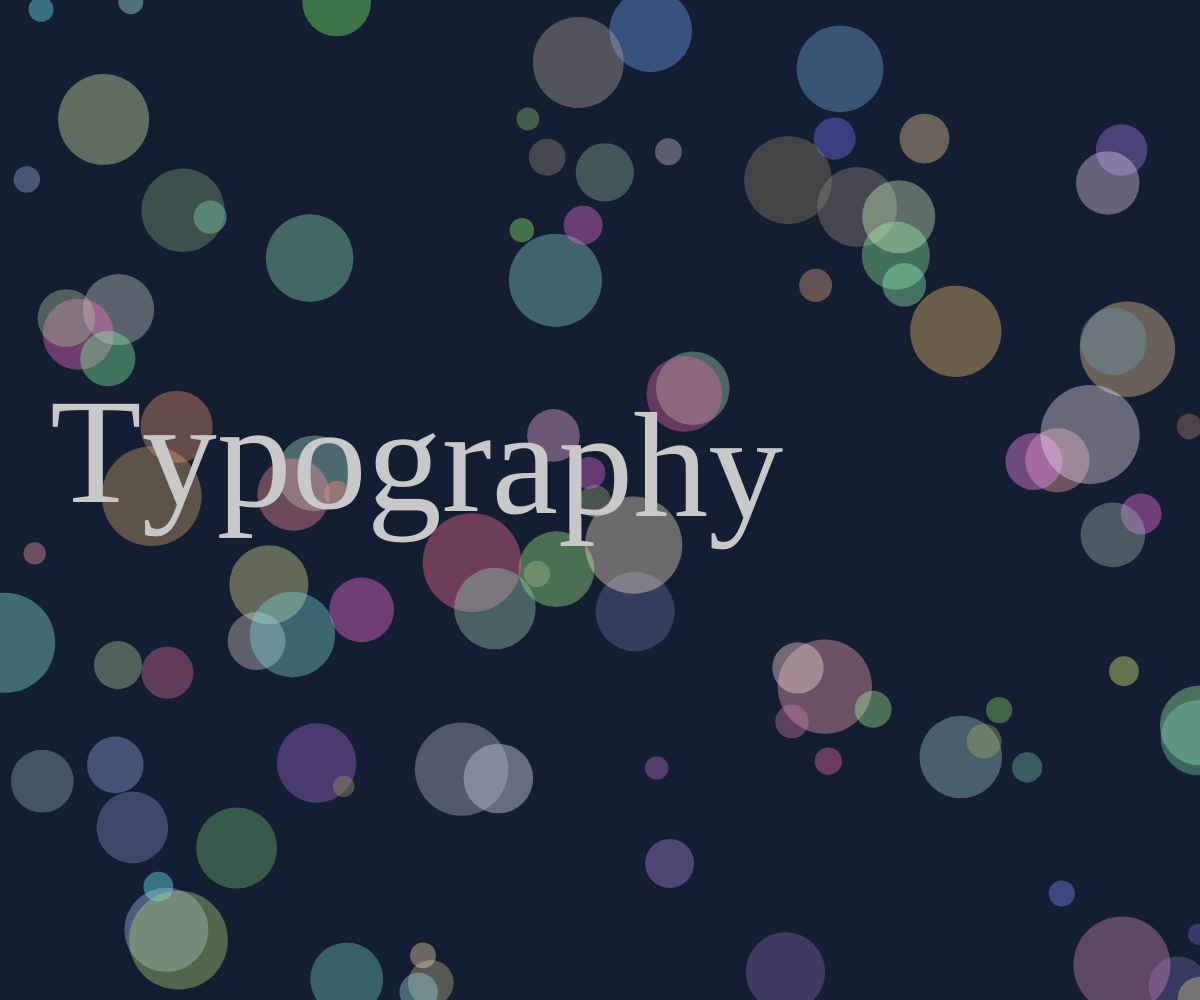
Frame 1 (no input)
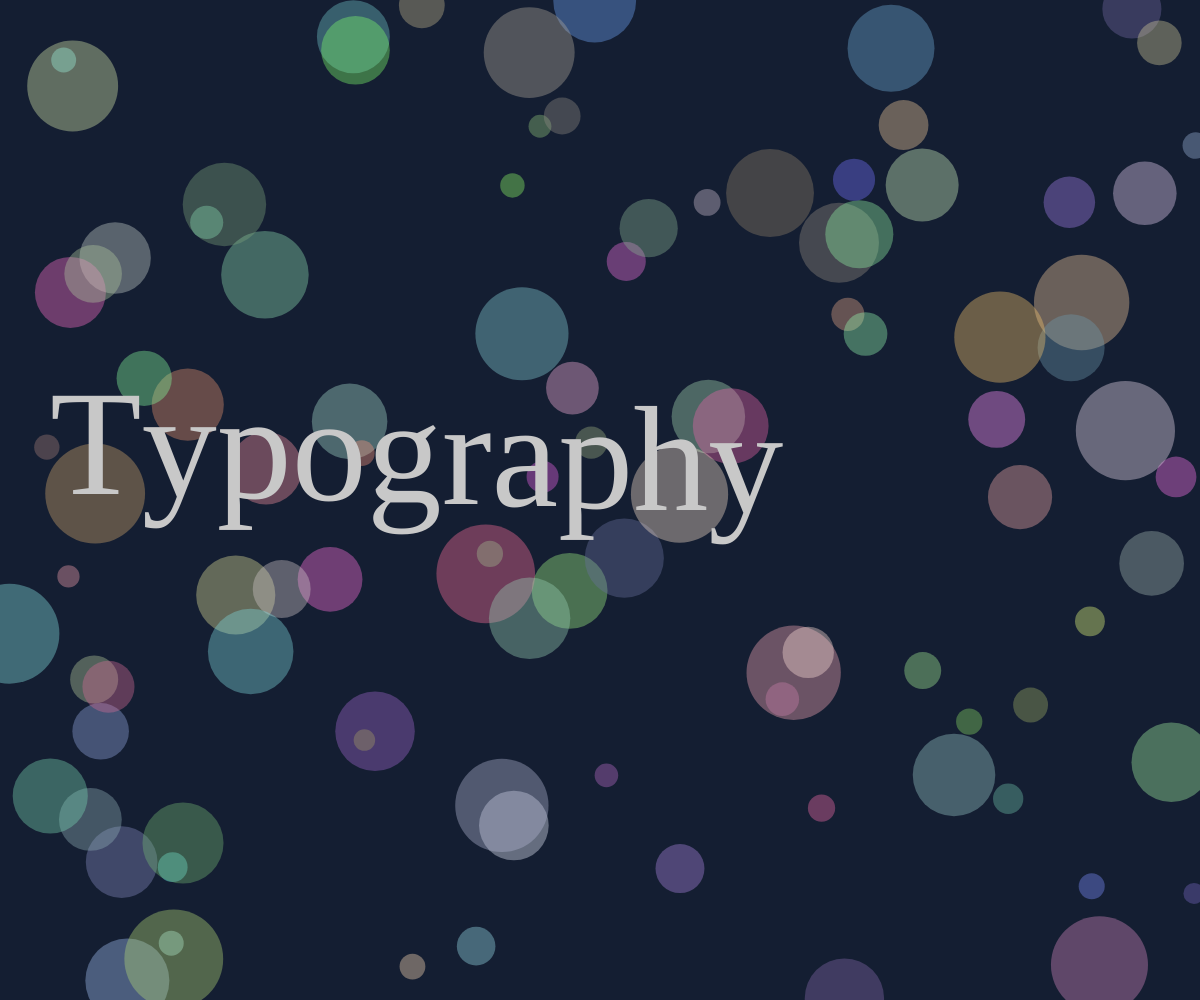
Frame 60 (no input)
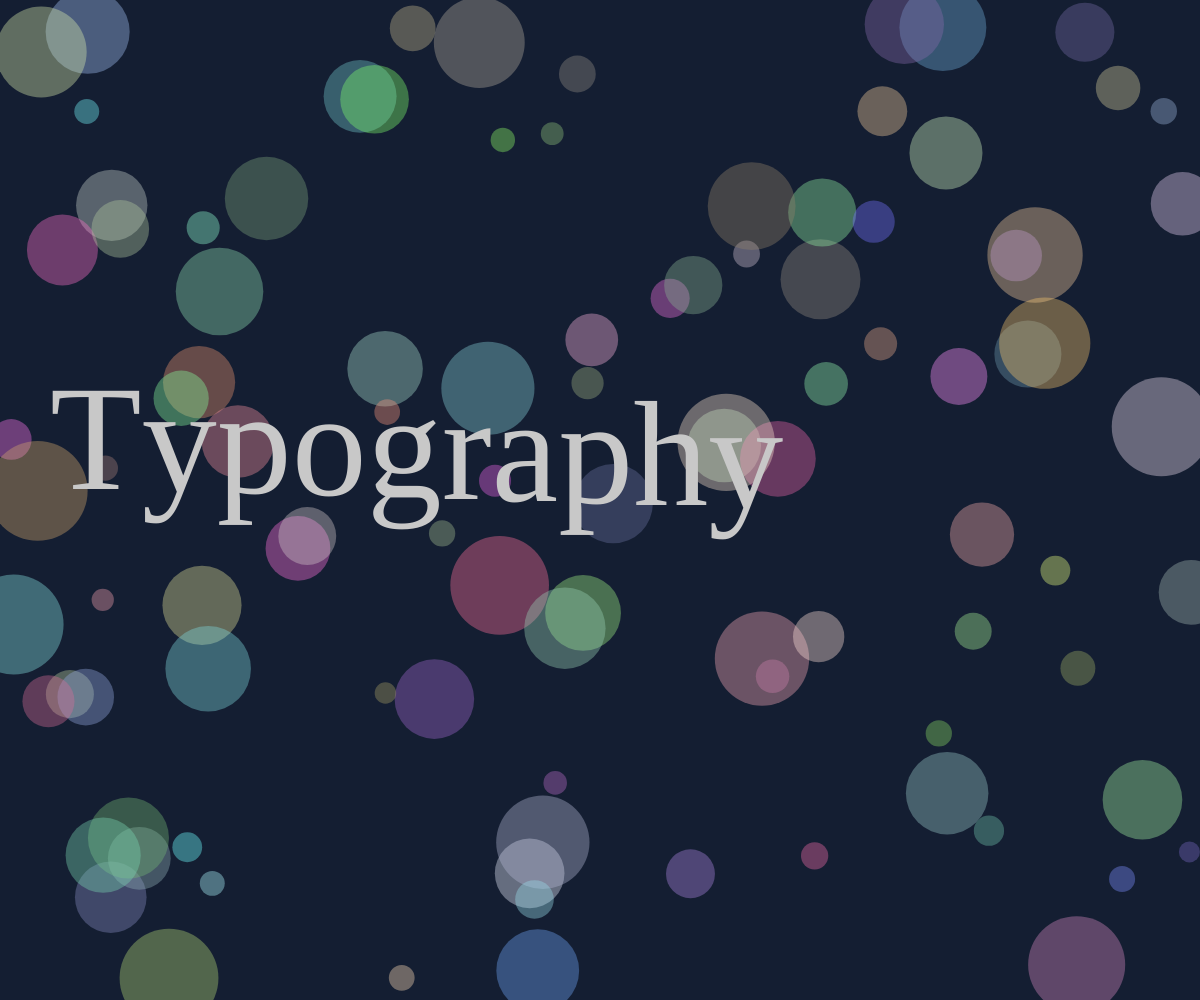
Frame 120 (the mouse pressed at the canvas centre since frame 60)

The p5.js sketch that drew these frames (run headless with seeded random() and noise() and a simulated clock; from frame 60 on, the mouse is pressed at the canvas centre):

// p5.js sketch
// ── sketch.js
let font;
let fontSize = 150;
let waveAmplitude = 20;
let waveFrequency = 0.1;
let shapes = [];

function preload() {
  font = 'Poppins'; // Use the Google Font "Poppins"
}

function setup() {
  createCanvas(windowWidth, windowHeight);
  textFont(font);
  textSize(fontSize);
  noStroke();
  
  // Initialize shapes
  for (let i = 0; i < 100; i++) {
    shapes.push({
      x: random(width),
      y: random(height),
      size: random(20, 100),
      xSpeed: random(-1, 1),
      ySpeed: random(-1, 1),
      color: [random(100, 255), random(100, 255), random(100, 255), 100]
    });
  }
}

function draw() {
  // Draw background
  background(20, 30, 50);
  
  // Draw and move shapes
  for (let shape of shapes) {
    fill(shape.color);
    ellipse(shape.x, shape.y, shape.size, shape.size);
    shape.x += shape.xSpeed;
    shape.y += shape.ySpeed;

    // Wrap shapes around edges
    if (shape.x > width) shape.x = 0;
    if (shape.x < 0) shape.x = width;
    if (shape.y > height) shape.y = 0;
    if (shape.y < 0) shape.y = height;
  }

  // Draw wavy typography
  fill(200);
  let txt = 'Typography';
  let x = 50;
  let y = height / 2;

  for (let i = 0; i < txt.length; i++) {
    let letter = txt.charAt(i);
    let charWidth = textWidth(letter);
    let wave = sin((frameCount + i) * waveFrequency) * waveAmplitude;
    text(letter, x, y + wave);
    x += charWidth;
  }
}

function windowResized() {
  resizeCanvas(windowWidth, windowHeight);
}
